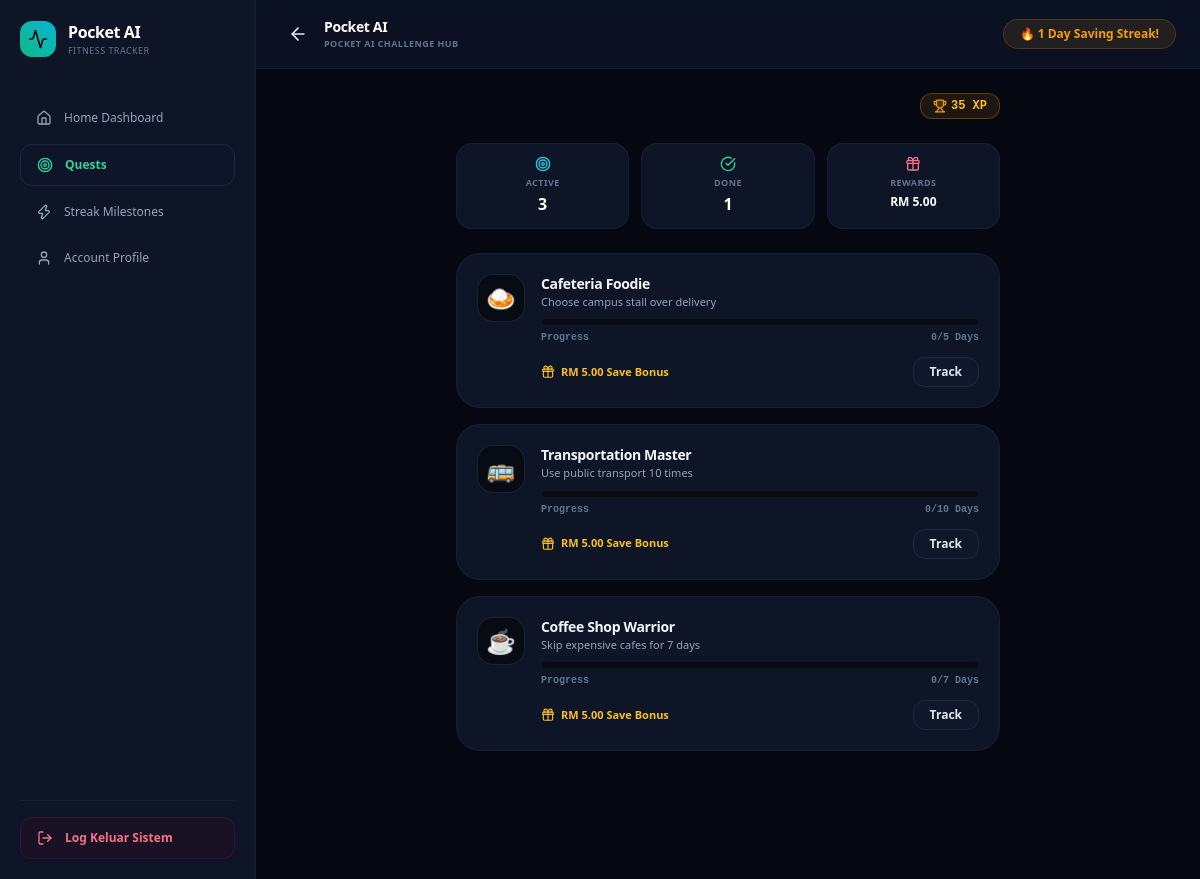
The page /frontend/quests.php (signed in) on the database its author committed.
### tables this page shows
CREATE TABLE `financials` (
  `id` int(11) NOT NULL,
  `user_id` int(11) NOT NULL,
  `monthly_allowance` decimal(10,2) NOT NULL DEFAULT 0.00,
  `current_balance` decimal(10,2) NOT NULL DEFAULT 0.00,
  `savings_amount` decimal(10,2) NOT NULL DEFAULT 0.00,
  `spending_amount` decimal(10,2) NOT NULL DEFAULT 0.00,
  `bills_amount` decimal(10,2) NOT NULL DEFAULT 0.00,
  `streak_count` int(11) NOT NULL DEFAULT 1,
  `total_wins` int(11) DEFAULT 0,
  `xp` int(11) NOT NULL DEFAULT 10,
  `last_streak_date` varchar(50) DEFAULT ''
);

### frontend/quests.php (the view, shortened to what this page needs)
<?php
require_once 'db.php';
$userId = $_SESSION['user_id'];
$stmtFin = $conn->prepare("SELECT * FROM financials WHERE user_id = :uid");
$stmtFin->execute([':uid' => $userId]);
$finData = $stmtFin->fetch(PDO::FETCH_ASSOC);
$streakCount = $finData ? intval($finData['streak_count']) : 0;
$totalWins   = $finData ? intval($finData['total_wins'] ?? 0) : 0;
$xpCount     = $totalWins * 35;
$quests = [
    [
        'id' => 'nasi_lemak',
        'title' => 'Cafeteria Foodie',
        'desc' => 'Choose campus stall over delivery',
        'icon' => '🍛',
        'current' => $_SESSION['quest_progress']['nasi_lemak'] ?? 0,
        'target' => 5,
        'bonus' => 5.00,
        'color' => 'bg-emerald-500'
    ],
    [
        'id' => 'transport',
        'title' => 'Transportation Master',
        'desc' => 'Use public transport 10 times',
        'icon' => '🚌',
        'current' => $_SESSION['quest_progress']['transport'] ?? 0,
        'target' => 10,
        'bonus' => 5.00,
        'color' => 'bg-amber-500'
    ],
    [
        'id' => 'coffee',
        'title' => 'Coffee Shop Warrior',
        'desc' => 'Skip expensive cafes for 7 days',
        'icon' => '☕',
        'current' => $_SESSION['quest_progress']['coffee'] ?? 0,
        'target' => 7,
        'bonus' => 5.00,
        'color' => 'bg-rose-500'
    ]
];
$activeCount = count($quests);
$totalRewardsClaimed = $totalWins * 5.00;
?>
<!DOCTYPE html>
<html lang="en">
<head>
  <script src="https://cdn.tailwindcss.com"></script>
</head>
<body class="bg-[#050811] text-slate-100 font-sans min-h-screen flex overflow-x-hidden">
  <aside id="sidebar" class="fixed inset-y-0 left-0 z-50 w-64 bg-[#0d1527] border-r border-slate-800/60 p-5 transform -translate-x-full lg:translate-x-0 lg:static lg:flex lg:flex-col justify-between transition-transform duration-300 ease-in-out shrink-0">
    <div class="space-y-6">
      <div class="flex items-center justify-between">
        <div class="flex items-center gap-3">
          <div class="bg-gradient-to-tr from-emerald-500 to-cyan-500 p-2 rounded-xl text-slate-950 font-black tracking-tighter">
            <i data-lucide="activity" class="w-5 h-5"></i>
          </div>
          <div>
            <h1 class="text-base font-black tracking-tight text-white">Pocket AI</h1>
            <p class="text-[9px] text-slate-500 font-medium uppercase tracking-wider">Fitness Tracker</p>
          </div>
        </div>
      </div>
      <nav class="space-y-1.5 pt-4">
        <a href="index.php" class="flex items-center gap-3 px-4 py-3 text-slate-400 hover:bg-slate-900/40 hover:text-slate-200 font-medium text-xs rounded-xl transition-all">
          <i data-lucide="home" class="w-4 h-4"></i> Home Dashboard
        </a>
        <a href="quests.php" class="flex items-center gap-3 px-4 py-3 bg-slate-900/60 border border-slate-800 text-emerald-400 font-bold text-xs rounded-xl transition-all">
          <i data-lucide="target" class="w-4 h-4"></i> Quests
        </a>
        <a href="streaks.php" class="flex items-center gap-3 px-4 py-3 text-slate-400 hover:bg-slate-900/40 hover:text-slate-200 font-medium text-xs rounded-xl transition-all">
          <i data-lucide="zap" class="w-4 h-4"></i> Streak Milestones
        </a>
        <a href="profile.php" class="flex items-center gap-3 px-4 py-3 text-slate-400 hover:bg-slate-900/40 hover:text-slate-200 font-medium text-xs rounded-xl transition-all">
          <i data-lucide="user" class="w-4 h-4"></i> Account Profile
        </a>
      </nav>
    </div>
    <div class="pt-4 border-t border-slate-800/60">
      <a href="logout.php" class="flex items-center gap-3 px-4 py-3 w-full bg-rose-950/20 border border-rose-900/30 hover:bg-rose-950/40 text-rose-400 font-bold text-xs rounded-xl transition-colors">
        <i data-lucide="log-out" class="w-4 h-4"></i> Log Keluar Sistem
      </a>
    </div>
  </aside>
  <main class="flex-1 min-w-0 flex flex-col min-h-screen pb-32">
    <header class="bg-[#0d1527]/80 backdrop-blur-md px-6 py-4 border-b border-slate-800/40 flex justify-between items-center sticky top-0 z-30">
      <div class="flex items-center gap-2 text-slate-400">
        <a href="index.php" class="p-2 hover:bg-slate-800 rounded-xl transition-colors hidden md:inline-block">
          <i data-lucide="arrow-left" class="w-5 h-5 text-slate-200"></i>
        </a>
        <div>
          <h1 class="text-sm font-black text-white tracking-tight flex items-center gap-1.5">Pocket AI</h1>
          <p class="text-[9px] text-slate-500 uppercase tracking-wider font-semibold">Pocket AI Challenge Hub</p>
        </div>
      </div>
      <div class="bg-amber-500/10 border border-amber-500/20 px-4 py-1.5 rounded-full flex items-center gap-1.5">
        <span class="text-xs text-amber-500 font-bold">🔥 <?php echo $streakCount; ?> Day Saving Streak!</span>
      </div>
    </header>
    <div class="max-w-xl w-full mx-auto px-4 pt-6 space-y-6">
      <div class="flex justify-end">
        <div class="bg-amber-500/10 border border-amber-500/30 px-3 py-1 rounded-xl flex items-center gap-1">
          <i data-lucide="trophy" class="w-3.5 h-3.5 text-amber-500 fill-amber-500/20"></i>
          <span class="text-xs font-black text-amber-400 font-mono"><?php echo $xpCount; ?> XP</span>
        </div>
      </div>
      <div class="grid grid-cols-3 gap-3">
        <div class="bg-[#0d1527] border border-slate-800/60 p-3 rounded-2xl text-center">
          <i data-lucide="target" class="w-4 h-4 mx-auto text-cyan-400 mb-1"></i>
          <p class="text-[9px] text-slate-500 uppercase font-bold tracking-wider">Active</p>
          <p class="text-base font-black text-white mt-0.5"><?php echo $activeCount; ?></p>
        </div>
        <div class="bg-[#0d1527] border border-slate-800/60 p-3 rounded-2xl text-center">
          <i data-lucide="check-circle" class="w-4 h-4 mx-auto text-emerald-400 mb-1"></i>
          <p class="text-[9px] text-slate-500 uppercase font-bold tracking-wider">Done</p>
          <p class="text-base font-black text-white mt-0.5"><?php echo $totalWins; ?></p>
        </div>
        <div class="bg-[#0d1527] border border-slate-800/60 p-3 rounded-2xl text-center">
          <i data-lucide="gift" class="w-4 h-4 mx-auto text-rose-400 mb-1"></i>
          <p class="text-[9px] text-slate-500 uppercase font-bold tracking-wider">Rewards</p>
          <p class="text-xs font-black text-white mt-1">RM <?php echo number_format($totalRewardsClaimed, 2); ?></p>
        </div>
      </div>
      <div class="space-y-4">
        <?php foreach ($quests as $q):
            $isCompleted = ($q['current'] >= $q['target']);
        ?>
          <div class="bg-[#0d1527] border border-slate-800/60 rounded-3xl p-5 flex items-start gap-4 relative overflow-hidden">
            <div class="w-12 h-12 bg-[#070b14] border border-slate-800/80 rounded-2xl flex items-center justify-center text-2xl shrink-0">
              <?php echo $q['icon']; ?>
            </div>
            <div class="flex-1 space-y-2">
              <div>
                <h3 class="text-sm font-black text-slate-100 tracking-tight"><?php echo $q['title']; ?></h3>
                <p class="text-[11px] text-slate-400"><?php echo $q['desc']; ?></p>
              </div>
              <div class="space-y-1">
                <div class="w-full bg-[#070b14] h-2 rounded-full overflow-hidden border border-slate-800/40">
                </div>
                <div class="flex justify-between items-center text-[10px] font-mono text-slate-500 font-bold">
                  <span>Progress</span>
                  <span><?php echo $q['current']; ?>/<?php echo $q['target']; ?> Days</span>
                </div>
              </div>
              <div class="pt-1 flex items-center justify-between">
                <div class="flex items-center gap-1.5 text-amber-400 font-bold text-[11px]">
                  <i data-lucide="gift" class="w-3.5 h-3.5"></i>
                  <span>RM <?php echo number_format($q['bonus'], 2); ?> Save Bonus</span>
                </div>
                <form method="POST" action="track_quest.php">
                  <button type="submit" class="bg-slate-900 border border-slate-800 hover:border-slate-700 text-slate-200 text-xs font-bold px-4 py-1.5 rounded-xl transition-all active:scale-95">
                    <?php echo $isCompleted ? 'Claim' : 'Track'; ?>
                  </button>
                </form>
              </div>
            </div>
          </div>
        <?php endforeach; ?>
      </div>
    </div>
  </main>
</body>
</html>

### rows shown on the page
financials: streak_count "1", total_wins "35", total_wins "1", total_wins "5.00"

### other values the page prints
$activeCount "3"
$q['icon'] "🍛"
$q['title'] "Cafeteria Foodie"
$q['desc'] "Choose campus stall over delivery"
$q['current'] "0"
$q['target'] "5"
$q['bonus'] "5.00"
$q['icon'] "🚌"
$q['title'] "Transportation Master"
$q['desc'] "Use public transport 10 times"
$q['target'] "10"
$q['icon'] "☕"
$q['title'] "Coffee Shop Warrior"
$q['desc'] "Skip expensive cafes for 7 days"
$q['target'] "7"
